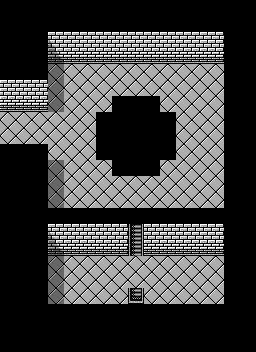

Rendered tile map (Tiled .tmx) drawn with the repository's tilesets; below, a short description and the full map source, tile grids included:
An orthogonal 16x22 tile map with 16x16 px tiles, 1 tile layer (Tile Layer 1).

<map version="1.10" tiledversion="1.11.2" orientation="orthogonal" renderorder="right-down" width="16" height="22" tilewidth="16" tileheight="16" infinite="0" nextlayerid="2" nextobjectid="1">
 <tileset firstgid="1" source="buildings.tsx" />
 <layer id="1" name="Tile Layer 1" width="16" height="22">
  <data encoding="csv">
    189,189,189,189,189,189,189,189,189,189,189,189,189,189,189,189,189,189,189,189,189,189,189,189,189,189,189,189,189,189,189,189,189,189,189,176,159,159,159,159,159,159,159,159,159,159,189,189,189,189,189,175,130,130,130,130,130,130,130,130,130,130,189,189,189,189,189,46,43,43,43,43,43,43,43,43,43,43,189,189,159,159,159,46,43,43,43,43,43,43,43,43,43,43,189,189,130,130,130,46,43,43,43,234,234,234,43,43,43,43,189,189,43,43,43,43,43,43,234,234,234,234,234,43,43,43,189,189,43,43,43,43,43,43,234,234,234,234,234,43,43,43,189,189,189,189,189,43,43,43,234,234,234,234,234,43,43,43,189,189,189,189,189,46,43,43,43,234,234,234,43,43,43,43,189,189,189,189,189,46,43,43,43,43,43,43,43,43,43,43,189,189,189,189,189,46,43,43,43,43,43,43,43,43,43,43,189,189,189,189,189,189,189,189,189,189,189,189,189,189,189,189,189,189,189,189,189,176,159,159,159,159,252,159,159,159,159,159,189,189,189,189,189,175,130,130,130,130,57,130,130,130,130,130,189,189,189,189,189,46,43,43,43,43,43,43,43,43,43,43,189,189,189,189,189,46,43,43,43,43,43,43,43,43,43,43,189,189,189,189,189,46,43,43,43,43,241,43,43,43,43,43,189,189,189,189,189,189,189,189,189,189,189,189,189,189,189,189,189,189,189,189,189,189,189,189,189,189,189,189,189,189,189,189,189,189,189,189,189,189,189,189,189,189,189,189,189,189,189,189,189,189
  </data>
 </layer>
</map>
